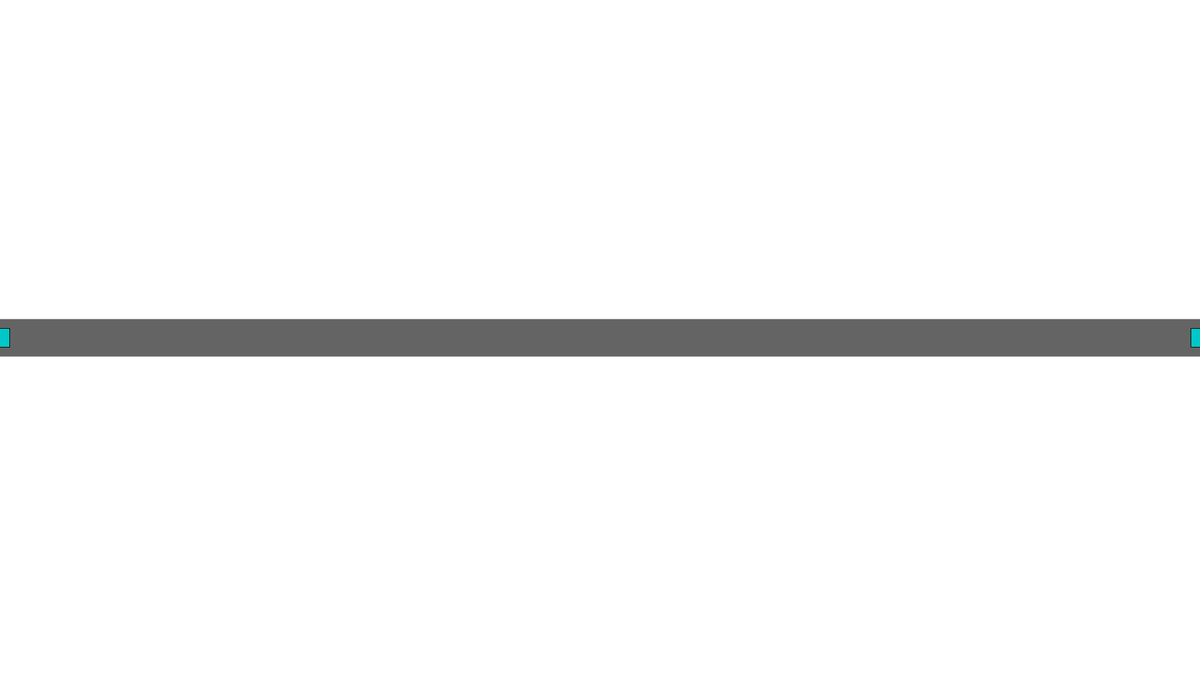
Frame 1 (no input)
Frame 60 (the mouse pressed at the canvas centre just before this capture): identical to frame 1, image omitted
Frame 120 (the mouse held since frame 60 and released just before this capture): identical to frame 1, image omitted

The Processing sketch that drew this single still picture (run headless with seeded random() and noise(); from frame 60 on, the mouse is pressed at the canvas centre):

// Processing sketch: CarThing
// ── CarThing.pde
ArrayList<Car> cars;
ArrayList<Node> nodes;
int pressTimer = 30;
boolean left;
boolean right;
boolean accel;
boolean brake;
boolean delete;
boolean enter;
Road r;
String mode;

void setup() {
  size(1920, 1080);
  cars = new ArrayList<Car>();
  mode = "create";
  nodes = new ArrayList<Node>();
  nodes.add(new Node(0, height/2, true));
  nodes.add(new Node(width, height/2, true));
}

void draw() {
  pressTimer --;
  if (mode == "create") {
    makeCurve();
  } else if (mode == "display") {
    background(30, 200, 30);
    r.draw();
    for (int i = 0; i < cars.size(); i++) {
      cars.get(i).draw();
      
    }
    if (enter && pressTimer < 0) {
      for (int i = 0; i < cars.size(); i++) {
        cars.remove(i);
        
      }
      pressTimer = 30;
      mode = "create";
    }
  }
}







public void keyPressed() {
  if (key == 'a'||key == 'A') left = true;
  if (key == 'd'||key == 'D') right = true;
  if (key == 'w'||key == 'W') accel = true;
  if (key == 's'||key == 'S') brake = true;
  if (key == DELETE) delete = true;
  if (key == ENTER) enter = true;
}

public void keyReleased() {
  if (key == 'a'||key == 'A') left = false;
  if (key == 'd'||key == 'D') right = false;
  if (key == 'w'||key == 'W') accel = false;
  if (key == 's'||key == 'S') brake = false;
  if (key == DELETE) delete = false;
  if (key == ENTER) enter = false;
}

// ── Car.pde
class Car {
  float x;
  float y;
  float rd;
  float g;
  float b;
  float topSpeed;
  float speed;
  float brake;
  float accel;
  float wheelAngle;
  float maxAngle = PI/10;
  float targetSpeed;
  float rotation;
  float r;
  float size = 30;
  float turnRate = .01;
  int  pathIndex;
  float rotTarget;
  ArrayList<Coord> waypoints;
  Car(float x, float y, float topSpeed, float brake, float accel, ArrayList<Coord> paths) {
    this.topSpeed = topSpeed;
    pathIndex = 0;
    this.brake = brake;
    this.accel=accel;
   
    this.x=x;
    this.y=y;
    rd=random(255);
    g=random(255);
    b=random(255);
    wheelAngle = 0;
    waypoints = new ArrayList<Coord>();
    setWaypoints(paths);
    waypoints.add( new Coord(waypoints.get(waypoints.size()-1).x + 200, waypoints.get(waypoints.size()-1).y));
    for (int i = 0; i < waypoints.size(); i++) {
      println(i, waypoints.get(i).x, waypoints.get(i).y);
    }
  }

  void setWaypoints(ArrayList<Coord> path) {
    waypoints = path;
    float minDist = 99999999;
    for (int i = 0; i < waypoints.size(); i++) {
      if (minDist > dist(x, y, waypoints.get(i).x, waypoints.get(i).y)) {
        minDist =  dist(x, y, waypoints.get(i).x, waypoints.get(i).y);
        pathIndex = i;
      }
    }
  }



  void draw() {
    //wrap();
    checkAngles();
    displayCar();
  }

  void displayCar() {
    pushMatrix();
    translate(x, y);
    rotate(r);
    fill(0);
    rect(-.4*size, size*.26, .3*size, .2*size, 100);
    rect(-.4*size, -size*.26, .3*size, .2*size, 100);
    pushMatrix();
    translate(size*.4, size*.26);
    rotate(wheelAngle);
    rect(0, 0, .3*size, .2*size, 100);
    popMatrix();
    pushMatrix();
    translate(size*.4, -size*.26);
    rotate(wheelAngle);
    rect(0, 0, .3*size, .2*size, 100);
    popMatrix();
    rectMode(CENTER);
    fill(100);
    pushMatrix();
    rotate(wheelAngle);
    popMatrix();
    fill(rd, g, b);
    rect(0, 0, size, size/2);
    fill(50, 200, 250, 100);
    noStroke();
    rect(size/7, 0, size/4, size/3);

    popMatrix();

    rotation = wheelAngle/7;
    if (speed == 0) {
      rotation = 0;
    } else if (speed <1) {
      rotation = rotation * speed;
    }
    r += rotation;
    
    drive();
    x+= speed * cos(r);
    y+= speed * sin(r);
    //drawPredict(100);
  }
  void drawPredict(int frames) {
    for (int i = 1; i <= frames; i++) {
      float angle = loopRad(r+(rotation* i));
      float frameX = x + (speed * cos(angle)) * i;
      float frameY = y + (speed * sin(angle)) * i;
      fill(0);
      ellipse(frameX,frameY,2,2);
      
    }
  }

  void checkAngles() {
    float velocity = abs(speed)*.2;
    if (velocity < 1) {
      velocity = 1;
    }
    float adjustAngle = maxAngle/velocity;


    if (wheelAngle > adjustAngle) {
      wheelAngle = adjustAngle;
    } else if (wheelAngle < -adjustAngle) {
      wheelAngle = -adjustAngle;
    }
   
    speed -=.01;
    if (speed <0) {
      speed = 0;
    }

    r = loopRad(r);
  }

  void drive() {

    float targetX = waypoints.get(pathIndex).x;
    float targetY = waypoints.get(pathIndex).y;
    if(pathIndex < waypoints.size()-1){
     targetX = targetX + waypoints.get(pathIndex+1).x;
     targetY = targetY + waypoints.get(pathIndex+1).y;
     targetX = targetX/2;
     targetY = targetY/2;
    }
    float xRelative = targetX - x;
    float yRelative = -1* (targetY - y);
    float first_angle = -atan2(xRelative, yRelative)+PI/2;
     first_angle = -loopRad(-first_angle);
   rotTarget = first_angle;
    float steerAngle = -loopRad(r+wheelAngle);
    float aDelta = angleDist(steerAngle, rotTarget);
    float targetDist = dist(x,y, waypoints.get(pathIndex).x, waypoints.get(pathIndex).y);
    if (aDelta >= 0 || abs(aDelta) >=PI) {
      wheelAngle -= turnRate;
    } else {
      wheelAngle += turnRate;
    }


  



    float targetSpeed = (.3*targetDist/speed)/ (degrees(abs(aDelta))*.7);

    
    if (speed < targetSpeed) {
      speed += accel;
    } else if(speed > targetSpeed) {
      speed -= brake;
    }
    if(speed > topSpeed){
      speed = topSpeed;
    }
    
   
   
   
    if (targetDist <=30 || dist(x,y,targetX,targetY) <=10) {
      pathIndex ++;
      if (pathIndex == waypoints.size()) {
        pathIndex = 0;
        x=-200;
        y =nodes.get(0).y;
      }
    }
  }

  void wrap() {
    if (x > width + size) {
      x = -size;
    } else if (x < -size) {
      x = width + size;
    }

    if (y > height + size) {
      y = -size;
    } else if (y < -size) {
      y = height + size;
    }
  }

  float loopRad(float angle) {
    float temp = angle;
    if (-temp < 0) {
      temp = -(2*PI + -temp);
    }
    if (-temp > PI*2) {
      temp = -(0 + -temp - PI*2);
    }
    return temp;
  }
  float angleDist(float current, float goal) {
    float leftDist;
    float rightDist;
    if (goal >= current) {
      leftDist = goal-current;
    } else {
      leftDist = (2*PI - current)+ goal;
    }
    if (goal <= current) {
      rightDist = current - goal;
    } else {
      rightDist = current + PI*2 - goal;
    }
    if (leftDist <= rightDist) {
      return leftDist;
    } else {
      return -rightDist;
    }
  }
}

// ── Coord.pde

class Coord {
  float x;
  float y;
  Coord(float x, float y) {
    this.x=x;
    this.y=y;
  }
}

class Node {
  float x;
  float y;
  boolean endNode;
  float size;
  float startX;

  Node(float x, float y, boolean endNode) {
    this.x=x;
    this.y=y;
    this.endNode = endNode;
    size = 30;
    startX = x;
  }
  
  boolean mouseOver() {
    if (!endNode) {
      if (dist(x, y, mouseX, mouseY) < size/2) {
        return true;
      }
      return false;
    } else {
      if (mouseX < x + size && mouseX > x - size  && mouseY < y + size && mouseY > y - size) {
        return true;
      } else {
        return false;
      }
    }
  }
  void draw() {
    stroke(0);
    fill(0, 200, 200);


    if (mouseOver()) {
      strokeWeight(3);
      stroke(255, 100, 0, 200);
    }
    if (!endNode) {
      ellipse(x, y, size, size);
    } else {
      x = startX;
      rectMode(CENTER);
      rect(x, y, size, size);
    }
  }
}





int selectIndex;
boolean moveMode = false;

void makeCurve() {
  cursor(ARROW);
  if (moveMode && mousePressed) {
    cursor(MOVE);
  } else if (moveMode && !mousePressed) {
    moveMode = false;
  }

  background(255);
  if(!moveMode){
  sortByX();
  }
  try{
   r = new Road(nodes); 
   r.draw();
  }
  catch(Exception e){
    
  }
  
  for (int i = 0; i < nodes.size(); i++) {
    if (nodes.get(i).mouseOver() && !nodes.get(i).endNode && delete) {
      nodes.remove(i);
      moveMode = false;
    }
  }
  
  for (int i = 0; i < nodes.size(); i++) {
    nodes.get(i).draw();

    if (i == selectIndex && moveMode) {
      nodes.get(i).x = mouseX;
      nodes.get(i).y = mouseY;
    }
  }
  if(enter&& pressTimer < 0){
   mode = "display"; 
   pressTimer = 30;
  }
}

void sortByX(){
  while(!sortCheck()){
    for(int i = 0; i < nodes.size()-1; i++){
         if( nodes.get(i).x > nodes.get(i+1).x){
           Node temp1 = new Node(nodes.get(i).x,nodes.get(i).y,nodes.get(i).endNode);
           Node temp2 = new Node(nodes.get(i+1).x,nodes.get(i+1).y,nodes.get(i+1).endNode);
           temp1.startX = nodes.get(i).startX;
            temp2.startX = nodes.get(i+1).startX;
           nodes.set(i,temp2);
           nodes.set(i+1,temp1);
         }
    }
    
  }
  
}

boolean sortCheck(){ 
 for(int i = 0; i < nodes.size()-1; i++){
  if( nodes.get(i).x > nodes.get(i+1).x){
   return false; 
  }
 }
 return true;
}


void mouseClicked() {
  if (mode == "create") {
    if (!moveMode) {
      nodes.add(new Node(mouseX, mouseY, false));
    }
  }
  else{
   cars.add(new Car(mouseX,mouseY,random(2,5),random(.03,.1),random(.03,.1),r.getWaypoints(70)));
   //Car(float x, float y, float topSpeed, float brake, float accel, ArrayList<Coord> paths) {
  }

}

void mouseDragged() {
  if (!moveMode) {
    for (int i = 0; i < nodes.size(); i++) {
      if (nodes.get(i).mouseOver()) {
        selectIndex = i;
        moveMode = true;
      }
    }
  }
}

// ── Road.pde
class Road {
  float xStart;
  float yStart;
  float xFinish;
  float yFinish;
  int vertex;
  float w = 20;
  float xVertex[];
  float yVertex[];
  ArrayList<Coord> waypoints;
  ArrayList<Node> segments;
  Road(ArrayList<Node> segments) {

    this.segments=segments;
    vertex = segments.size();


    createRoad();
    waypoints = getWaypoints();
  }


  void createRoad() {
    vertex = vertex +2;
    xVertex = new float [vertex];
    yVertex = new float [vertex];
    
    xVertex[0] = segments.get(0).x-50;
    yVertex[0] = segments.get(0).y;
    xVertex[xVertex.length-1] = segments.get(segments.size()-1).x+50;
    yVertex[yVertex.length-1] = segments.get(segments.size()-1).y;
    for (int i = 0; i < segments.size(); i++) {
      xVertex[i+1] = segments.get(i).x;
      yVertex[i+1] = segments.get(i).y;
    }

  }

  void draw() {
    strokeWeight(60);
    stroke(100);
    beginShape();
    noFill();
    curveVertex(xStart, yStart);
    for (int i = 0; i < vertex; i++) {
      curveVertex(xVertex[i], yVertex[i]);
    }
    curveVertex(xFinish, yFinish);
    endShape();
    strokeWeight(1);
    stroke(0);
  }

  ArrayList<Coord> getWaypoints() {
    ArrayList<Coord> temp = new ArrayList<Coord>();
    int index = 0;
    float x;
    float y;
    for (int i = 0; i < width; i++) {
      int x0 = index-2;
      int x1 = index-1;
      int x2 = index;
      int x3 = index+1;
      if (x0 < 0) {
        x0 = 0;
      }
      if (x1 < 0) {
        x1 = 0;
      }
      if (x3 > xVertex.length) {
        x3 = xVertex.length;
      }
      float t;
      if ((xVertex[x2]-xVertex[x1]) > 0) {
        t = (i - xVertex[x1])/(xVertex[x2]-xVertex[x1]);
      } else {
        t = 0;
      }
      x = curvePoint(xVertex[x0], xVertex[x1], xVertex[x2], xVertex[x3], t);
      y = curvePoint(yVertex[x0], yVertex[x1], yVertex[x2], yVertex[x3], t);
      temp.add(new Coord(x, y));
      if (i > xVertex[index]) {
        index++;
      }
    }
    return temp;
  }

  ArrayList<Coord> getWaypoints(int dist) {
    float lastX = waypoints.get(0).x;
    float lastY = waypoints.get(0).y;
    ArrayList<Coord> temp = new ArrayList<Coord>();
    temp.add(new Coord(lastX, lastY));
    for (int i = 0; i < waypoints.size(); i++) {

      if (dist(lastX, lastY, waypoints.get(i).x, waypoints.get(i).y)>=dist) {
        fill(255, 0, 0);
        temp.add(new Coord(waypoints.get(i).x, waypoints.get(i).y));


        lastX = waypoints.get(i).x;
        lastY = waypoints.get(i).y;
      }
    }
    return temp;
  }
}
